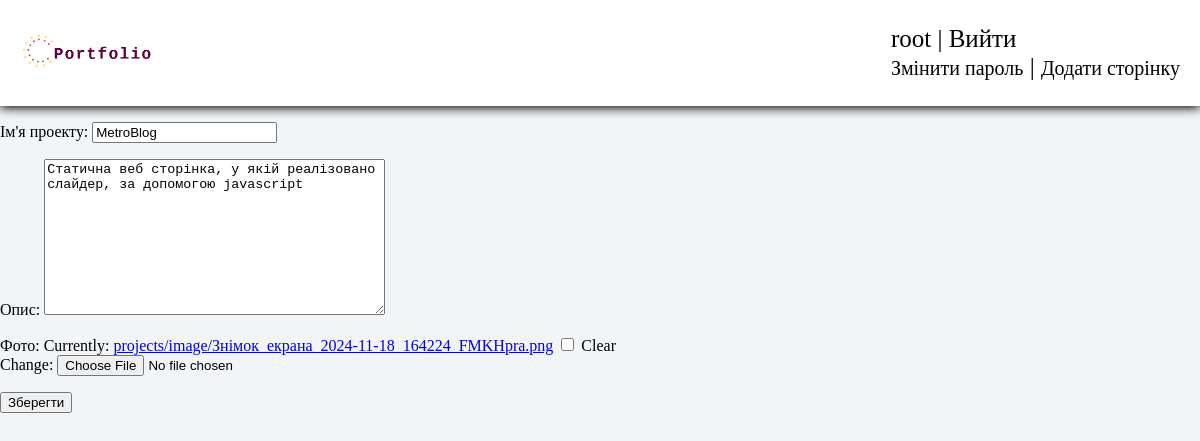
Page /changeproject/11/ (signed in) on the committed database.
### user/models.py (models this page shows)
class User(AbstractUser):
    username = models.CharField(max_length=150, unique=True)
    password = models.CharField(max_length=128)
    email = models.EmailField(max_length=255, unique=True)
    role = models.CharField(max_length=150)
    firstname = models.CharField(max_length=255, blank=True)
    lastname= models.CharField(max_length=255, blank=True)

### project/models.py (models this page shows, shortened)
class ModelForProjects(models.Model):
    title = models.CharField(max_length=155, verbose_name='Ім\'я проекту')
    description = models.TextField(verbose_name="Опис")
    image = models.ImageField(upload_to="projects/image", verbose_name="Фото", blank=True)
    url = models.URLField(max_length=255)

### project/views.py (the view)
# urls.py: path('changeproject/<int:pk>/', changeProject, name='changeProject'),
def changeProject(request, pk):
    if not request.user.is_authenticated:
            raise Http404
    if request.user.role != 'admin':
        raise Http404
    p = get_object_or_404(ModelForProjects, id=pk)
    if request.method == 'POST':
        form = ChangeProject(request.POST, instance=p)
        if(form.is_valid()):
            form.save()
            return redirect('project')
    else:
        form = ChangeProject(instance=p)
    returnUrl = "changeproject/" + str(pk) + "/"
    return render(request, 'control/control.html', {'form': form, 'post': p, 'addurl': 'addproject', 'returnUrl': returnUrl})

### project/static/project/forms.py
class ChangeProject(forms.ModelForm):
    class Meta:
        model = ModelForProjects
        fields = ['title', 'description', 'image']

### user/templates/control/control.html (shortened to what this page needs)
{% extends 'base/base.html' %}
{% load static %}
{% block content %}
<form method="post" enctype="multipart/form-data">
    {{ form.as_p }}
    <button type="submit">Зберегти</button>
</form>
{% endblock %}

### user/templates/base/base.html (shortened to what this page needs)
{% load static %}
<!DOCTYPE html>
<html lang="en">
<head>
    <link rel="stylesheet" href="{% static 'projects/css/index.css' %}">
</head>
<body>
{% block mainmenu %}
<div class="header_menu">
    <div>
        <a href="{% url 'about' %}">
              <img src="{% static 'projects/header/kbnr1.png' %}" alt="KBNR">
        </a>
    </div>
    <ul class="header_auth">
        {% if request.user.is_authenticated %}
            <span>{{user.username}}</span> | <a href="{% url 'logout' %}">Вийти</a><br>
            <a href="{% url 'change' %}" class="change">Змінити пароль</a>
            {% if user.role == 'admin' %}
                | <a href="{% url addurl %}" class="addpage">Додати сторінку</a>
            {% endif %}
        {% else %}
            <a href="{% url 'register' %}">Реєстрація</a> | <a href="{% url 'login' %}">Ввійти</a>
        {% endif %}
    </ul>
</div>
{% endblock mainmenu %}
{% block content %}
{% endblock %}
</body>
</html>

### user/static/projects/css/index.css (style rules this page uses)
body { padding: 0px; margin: 0px; background-color: #f2f5f7; }
.header_menu { display: flex; justify-content: space-between; background-color: white; padding: 0; align-items: center; box-shadow: 0 2px 10px 0 black; }
.header_auth { font-size: 25px; margin-right: 20px; }
.header_auth a, .header_auth span { text-decoration: none; color:black; }
.header_menu div { margin-left: 15px; }
.header_menu a img { height: 50px; }
.header_menu div { display: flex; flex-direction: row; align-items: center; }
.change, .addpage { font-size:20px; }

### rows in the picture
User: username "root"
ModelForProjects: title "MetroBlog", description "Статична веб сторінка, у якій реалізовано слайдер, за допомогою javascript"
